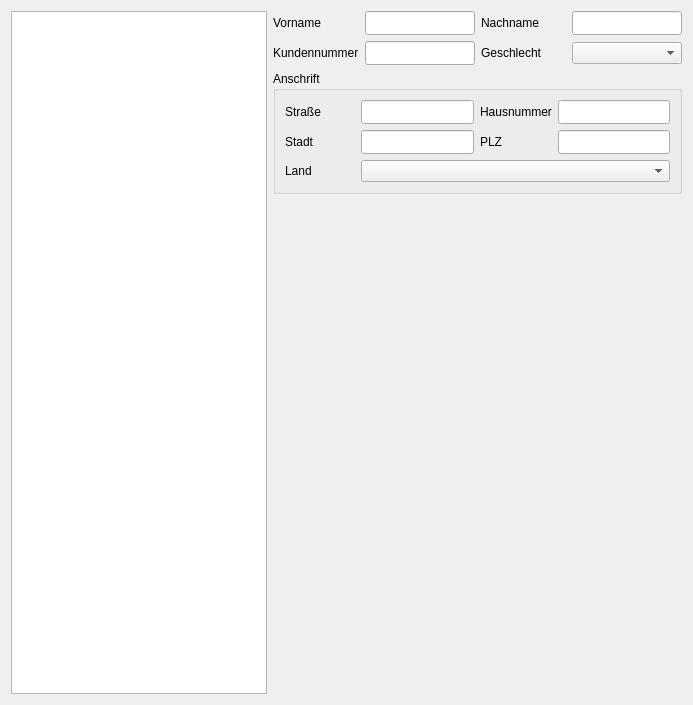
        <widget class="QWidget" name="tab_kunden">
         <attribute name="title">
          <string>Kunden</string>
         </attribute>
         <layout class="QHBoxLayout" name="layoutTabKundenMain">
          <item>
           <widget class="QTableView" name="tv_kunden">
            <property name="editTriggers">
             <set>QAbstractItemView::EditTrigger::NoEditTriggers</set>
            </property>
            <property name="sortingEnabled">
             <bool>true</bool>
            </property>
           </widget>
          </item>
          <item>
           <layout class="QVBoxLayout" name="kundenFormColumn">
            <item>
             <layout class="QGridLayout" name="kundenForm">
              <item row="0" column="0">
               <widget class="QLabel" name="lbl_vorname">
                <property name="minimumSize">
                 <size>
                  <width>85</width>
                  <height>20</height>
                 </size>
                </property>
                <property name="text">
                 <string>Vorname</string>
                </property>
               </widget>
              </item>
              <item row="0" column="1">
               <widget class="QLineEdit" name="tv_kunden_Vorname">
                <property name="minimumSize">
                 <size>
                  <width>110</width>
                  <height>24</height>
                 </size>
                </property>
               </widget>
              </item>
              <item row="0" column="2">
               <widget class="QLabel" name="lbl_nachname">
                <property name="minimumSize">
                 <size>
                  <width>85</width>
                  <height>20</height>
                 </size>
                </property>
                <property name="text">
                 <string>Nachname</string>
                </property>
               </widget>
              </item>
              <item row="0" column="3">
               <widget class="QLineEdit" name="tv_kunden_Nachname">
                <property name="minimumSize">
                 <size>
                  <width>110</width>
                  <height>24</height>
                 </size>
                </property>
               </widget>
              </item>
              <item row="1" column="0">
               <widget class="QLabel" name="lbl_kdnr">
                <property name="minimumSize">
                 <size>
                  <width>85</width>
                  <height>20</height>
                 </size>
                </property>
                <property name="text">
                 <string>Kundennummer</string>
                </property>
               </widget>
              </item>
              <item row="1" column="1">
               <widget class="QLineEdit" name="tv_kunden_Kundennummer">
                <property name="minimumSize">
                 <size>
                  <width>110</width>
                  <height>24</height>
                 </size>
                </property>
               </widget>
              </item>
              <item row="1" column="2">
               <widget class="QLabel" name="lbl_geschlecht">
                <property name="minimumSize">
                 <size>
                  <width>85</width>
                  <height>20</height>
                 </size>
                </property>
                <property name="text">
                 <string>Geschlecht</string>
                </property>
               </widget>
              </item>
              <item row="1" column="3">
               <widget class="QComboBox" name="tv_kunden_Geschlecht">
                <item>
                 <property name="text">
                  <string/>
                 </property>
                </item>
                <item>
                 <property name="text">
                  <string>m</string>
                 </property>
                </item>
                <item>
                 <property name="text">
                  <string>w</string>
                 </property>
                </item>
                <item>
                 <property name="text">
                  <string>d</string>
                 </property>
                </item>
               </widget>
              </item>
              <item row="2" column="0" colspan="4">
               <widget class="QGroupBox" name="groupBox_2">
                <property name="title">
                 <string>Anschrift</string>
                </property>
                <layout class="QGridLayout" name="anschriftGridLayout">
                 <item row="0" column="0">
                  <widget class="QLabel" name="lbl_kd_strasse">
                   <property name="minimumSize">
                    <size>
                     <width>70</width>
                     <height>20</height>
                    </size>
                   </property>
                   <property name="text">
                    <string>Straße</string>
                   </property>
                  </widget>
                 </item>
                 <item row="0" column="1">
                  <widget class="QLineEdit" name="tv_kunden_Strasse">
                   <property name="minimumSize">
                    <size>
                     <width>100</width>
                     <height>24</height>
                    </size>
                   </property>
                  </widget>
                 </item>
                 <item row="0" column="2">
                  <widget class="QLabel" name="lbl_kd_hn">
                   <property name="minimumSize">
                    <size>
                     <width>70</width>
                     <height>20</height>
                    </size>
                   </property>
                   <property name="text">
                    <string>Hausnummer</string>
                   </property>
                  </widget>
                 </item>
                 <item row="0" column="3">
                  <widget class="QLineEdit" name="tv_kunden_Hausnummer">
                   <property name="minimumSize">
                    <size>
                     <width>60</width>
                     <height>24</height>
                    </size>
                   </property>
                  </widget>
                 </item>
                 <item row="1" column="0">
                  <widget class="QLabel" name="lbl_kd_stadt">
                   <property name="minimumSize">
                    <size>
                     <width>70</width>
                     <height>20</height>
                    </size>
                   </property>
                   <property name="text">
                    <string>Stadt</string>
                   </property>
                  </widget>
                 </item>
                 <item row="1" column="1">
                  <widget class="QLineEdit" name="tv_kunden_Stadt">
                   <property name="minimumSize">
                    <size>
                     <width>100</width>
                     <height>24</height>
                    </size>
                   </property>
                  </widget>
                 </item>
                 <item row="1" column="2">
                  <widget class="QLabel" name="lbl_kd_plz">
                   <property name="minimumSize">
                    <size>
                     <width>40</width>
                     <height>20</height>
                    </size>
                   </property>
                   <property name="text">
                    <string>PLZ</string>
                   </property>
                  </widget>
                 </item>
                 <item row="1" column="3">
                  <widget class="QLineEdit" name="tv_kunden_PLZ">
                   <property name="minimumSize">
                    <size>
                     <width>60</width>
                     <height>24</height>
                    </size>
                   </property>
                  </widget>
                 </item>
                 <item row="2" column="0">
                  <widget class="QLabel" name="lbl_kd_land">
                   <property name="minimumSize">
                    <size>
                     <width>70</width>
                     <height>20</height>
                    </size>
                   </property>
                   <property name="text">
                    <string>Land</string>
                   </property>
                  </widget>
                 </item>
                 <item row="2" column="1" colspan="3">
                  <widget class="QComboBox" name="tv_kunden_Land">
                   <item>
                    <property name="text">
                     <string/>
                    </property>
                   </item>
                   <item>
                    <property name="text">
                     <string>Deutschland</string>
                    </property>
                   </item>
                   <item>
                    <property name="text">
                     <string>Österreich</string>
                    </property>
                   </item>
                   <item>
                    <property name="text">
                     <string>Schweiz</string>
                    </property>
                   </item>
                   <item>
                    <property name="text">
                     <string>Frankreich</string>
                    </property>
                   </item>
                   <item>
                    <property name="text">
                     <string>Vereinigtes Königreich</string>
                    </property>
                   </item>
                  </widget>
                 </item>
                </layout>
               </widget>
              </item>
             </layout>
            </item>
            <item>
             <spacer name="kundenFormSpacer">
              <property name="orientation">
               <enum>Qt::Orientation::Vertical</enum>
              </property>
              <property name="sizeType">
               <enum>QSizePolicy::Policy::Fixed</enum>
              </property>
              <property name="sizeHint" stdset="0">
               <size>
                <width>20</width>
                <height>500</height>
               </size>
              </property>
             </spacer>
            </item>
           </layout>
          </item>
         </layout>
        </widget>
